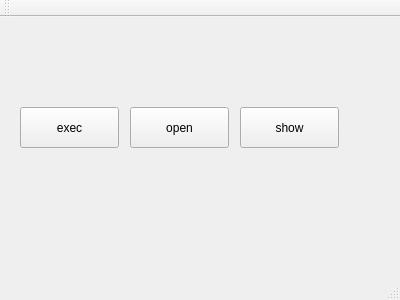
<?xml version="1.0" encoding="UTF-8"?>
<ui version="4.0">
 <class>MainWindow</class>
 <widget class="QMainWindow" name="MainWindow">
  <property name="geometry">
   <rect>
    <x>0</x>
    <y>0</y>
    <width>400</width>
    <height>300</height>
   </rect>
  </property>
  <property name="windowTitle">
   <string>MainWindow</string>
  </property>
  <widget class="QWidget" name="centralWidget">
   <widget class="QPushButton" name="btnExec">
    <property name="geometry">
     <rect>
      <x>20</x>
      <y>90</y>
      <width>99</width>
      <height>41</height>
     </rect>
    </property>
    <property name="text">
     <string>exec</string>
    </property>
   </widget>
   <widget class="QPushButton" name="btnOpen">
    <property name="geometry">
     <rect>
      <x>130</x>
      <y>90</y>
      <width>99</width>
      <height>41</height>
     </rect>
    </property>
    <property name="text">
     <string>open</string>
    </property>
   </widget>
   <widget class="QPushButton" name="btnShow">
    <property name="geometry">
     <rect>
      <x>240</x>
      <y>90</y>
      <width>99</width>
      <height>41</height>
     </rect>
    </property>
    <property name="text">
     <string>show</string>
    </property>
   </widget>
  </widget>
  <widget class="QMenuBar" name="menuBar">
   <property name="geometry">
    <rect>
     <x>0</x>
     <y>0</y>
     <width>400</width>
     <height>25</height>
    </rect>
   </property>
  </widget>
  <widget class="QToolBar" name="mainToolBar">
   <attribute name="toolBarArea">
    <enum>TopToolBarArea</enum>
   </attribute>
   <attribute name="toolBarBreak">
    <bool>false</bool>
   </attribute>
  </widget>
  <widget class="QStatusBar" name="statusBar"/>
 </widget>
 <layoutdefault spacing="6" margin="11"/>
 <resources/>
 <connections/>
</ui>
